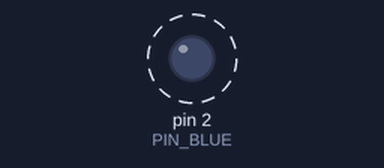
A sketch run on a simulated Arduino Uno, built with avr-gcc and run on an emulated ATmega328P. Parts: output pins drawn as LEDs (lit = HIGH). Dashed ring = blinking.

Above: at 0.2 s.
Timing chart, 0 to 3.0 s (numbered marks = the images above):
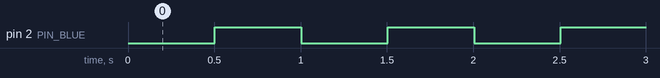

The sketch:

parpadeo_trel.ino
```cpp
// Parpadeo con tiempo relativo
// Definimos etiquetas
#define PIN_BLUE      2   // Pin led azul

// Declaramos constantes
const unsigned long TBlink = 500; // Constante para el tiempo de parpadeo de 500ms

// Declaramos variables
bool encendido = false;
unsigned long tini, tact, trel;

void setup() {
  // Configuramos los pines
  pinMode(PIN_BLUE, OUTPUT); // Definimos PIN_BLUE como una salida
  // Limpieza de la salida por seguridad
  digitalWrite(PIN_BLUE, LOW); // Apagamos PIN_BLUE
  tini = millis(); // Iniciamos la marca de tiempo
}

void loop() {
  tact = millis();    // Tomamos el tiempo actual
  trel = tact-tini;   // Calculamos el tiempo que a pasado desde tini
  if(trel > TBlink){  // Si ha pasado más tiempo que TBlink
    tini = tact;      // Actualizamos el tini
    encendido = !encendido; // Cambiamo el estado de encendido
  }
  digitalWrite(PIN_BLUE, encendido);   // Enviamos información a PIN_BLUE
}
```

Measured:
- by itself, pin 2 (PIN_BLUE): alternates HIGH for 0.50 s and LOW for 0.50 s
